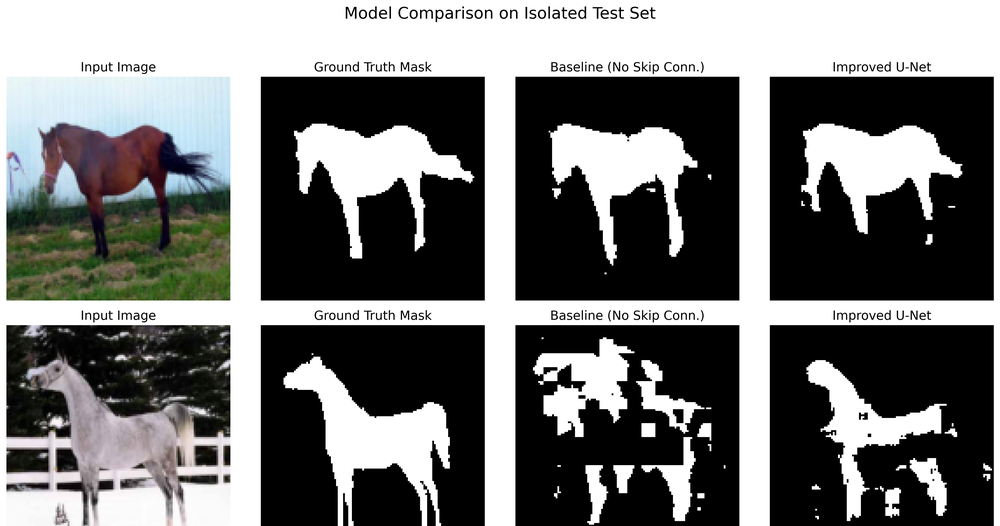
#> input picture results/figures/qualitative_comparison_compact.png, 1000 x 526 px, shrunk from 4666 x 2454 before the run
$ python generate_fitted_figures.py
#> lines starting #> are read from the running program, lines starting #| are printed output that depends on the picture
import os
os.environ['KMP_DUPLICATE_LIB_OK'] = 'TRUE'
os.environ['MPLCONFIGDIR'] = os.path.join(os.getcwd(), '.mpl_cache')
import matplotlib
matplotlib.use('Agg')
import matplotlib.pyplot as plt
import matplotlib.patches as patches
import numpy as np
from PIL import Image

os.makedirs('results/poster_figures', exist_ok=True)

# 1. OPTIMIZED FIGURE 1: END-TO-END U-NET ARCHITECTURE WITH SKIP CONNECTIONS
# Aspect ratio: 10 x 4.8 inches (approx 2.08 : 1)
fig, ax = plt.subplots(figsize=(10, 4.8), dpi=300)
ax.axis('off')
ax.set_xlim(0, 10)
ax.set_ylim(0, 5)

# Background subtle box
rect_bg = patches.FancyBboxPatch((0.1, 0.1), 9.8, 4.8, boxstyle="round,pad=0.1", fc="#fcfdfe", ec="#b0c4de", lw=1)
ax.add_patch(rect_bg)

# Left: Input Image
ax.text(0.9, 4.2, 'Input Image\n(3 × 128 × 128)', ha='center', va='center',
        bbox=dict(boxstyle='round,pad=0.4', facecolor='#e3f2fd', edgecolor='#1976d2', lw=1.5), fontsize=8.5, fontweight='bold')
ax.annotate('', xy=(0.9, 3.4), xytext=(0.9, 3.8), arrowprops=dict(arrowstyle='->', lw=1.8, color='#333'))

# Down 1
ax.text(0.9, 2.9, 'Down 1: DoubleConv\n(32 × 128 × 128)', ha='center', va='center',
        bbox=dict(boxstyle='round,pad=0.35', facecolor='#dcedc8', edgecolor='#689f38', lw=1.5), fontsize=8, fontweight='bold')
ax.annotate('', xy=(1.8, 2.0), xytext=(0.9, 2.4), arrowprops=dict(arrowstyle='->', lw=1.8, color='#333', connectionstyle="arc3,rad=-0.1"))
ax.text(1.1, 2.2, 'MaxPool(2)', fontsize=7, color='#555', style='italic')

# Down 2
ax.text(2.6, 1.8, 'Down 2: DoubleConv\n(64 × 64 × 64)', ha='center', va='center',
        bbox=dict(boxstyle='round,pad=0.35', facecolor='#dcedc8', edgecolor='#689f38', lw=1.5), fontsize=8, fontweight='bold')
ax.annotate('', xy=(3.8, 0.9), xytext=(2.6, 1.3), arrowprops=dict(arrowstyle='->', lw=1.8, color='#333', connectionstyle="arc3,rad=-0.1"))
ax.text(3.0, 1.1, 'MaxPool(2)', fontsize=7, color='#555', style='italic')

# Bottleneck
ax.text(5.0, 0.8, 'Bottleneck: DoubleConv\n(128 × 32 × 32)', ha='center', va='center',
        bbox=dict(boxstyle='round,pad=0.4', facecolor='#ffe0b2', edgecolor='#f57c00', lw=2), fontsize=8.5, fontweight='bold')

# Up 1
ax.annotate('', xy=(7.4, 1.8), xytext=(6.2, 0.9), arrowprops=dict(arrowstyle='->', lw=1.8, color='#333', connectionstyle="arc3,rad=-0.1"))
ax.text(7.4, 1.8, 'Up 1: ConvTrans + Cat(x2)\nDoubleConv (64 × 64 × 64)', ha='center', va='center',
        bbox=dict(boxstyle='round,pad=0.35', facecolor='#e1bee7', edgecolor='#8e24aa', lw=1.5), fontsize=8, fontweight='bold')
ax.text(6.8, 1.3, 'ConvTrans(2)', fontsize=7, color='#555', style='italic')

# Up 2
ax.annotate('', xy=(9.1, 2.9), xytext=(7.4, 2.3), arrowprops=dict(arrowstyle='->', lw=1.8, color='#333', connectionstyle="arc3,rad=-0.1"))
ax.text(9.1, 2.9, 'Up 2: ConvTrans + Cat(x1)\nDoubleConv (32 × 128 × 128)', ha='center', va='center',
        bbox=dict(boxstyle='round,pad=0.35', facecolor='#e1bee7', edgecolor='#8e24aa', lw=1.5), fontsize=8, fontweight='bold')
ax.text(8.7, 2.5, 'ConvTrans(2)', fontsize=7, color='#555', style='italic')

# Out Conv
ax.annotate('', xy=(9.1, 3.8), xytext=(9.1, 3.4), arrowprops=dict(arrowstyle='->', lw=1.8, color='#333'))
ax.text(9.1, 4.2, 'Binary Mask Output\n(1 × 128 × 128)', ha='center', va='center',
        bbox=dict(boxstyle='round,pad=0.4', facecolor='#e3f2fd', edgecolor='#1976d2', lw=1.5), fontsize=8.5, fontweight='bold')

# SKIP CONNECTIONS (BOLD RED DASHED ARROWS)
# Skip 1 (Down 2 -> Up 1)
ax.annotate('', xy=(5.8, 1.8), xytext=(3.9, 1.8),
            arrowprops=dict(arrowstyle='->', lw=2.2, color='#d32f2f', ls='--'))
ax.text(4.85, 2.05, 'Skip Connection 1 (64 channels, 64×64)', ha='center', va='bottom', fontsize=7.5, color='#b71c1c', fontweight='bold')

# Skip 2 (Down 1 -> Up 2)
ax.annotate('', xy=(7.4, 2.9), xytext=(2.4, 2.9),
            arrowprops=dict(arrowstyle='->', lw=2.2, color='#d32f2f', ls='--'))
ax.text(4.85, 3.15, 'Skip Connection 2 (32 channels, 128×128)', ha='center', va='bottom', fontsize=7.5, color='#b71c1c', fontweight='bold')

# Legend / Features summary
legend_text = (
    "• Encoder extracts multi-scale context  "
    "• Bottleneck: 128 channels at 32×32  "
    "• Skip Connections copy spatial edge maps  "
    "• Decoder accurately restores limbs"
)
ax.text(5.0, 4.7, legend_text, ha='center', va='center',
        bbox=dict(boxstyle='square,pad=0.25', facecolor='#ffffff', edgecolor='#90a4ae', lw=0.8),
        fontsize=7.5, color='#263238', fontweight='bold')

plt.tight_layout()
plt.savefig('results/poster_figures/fig1_unet_clean.png', dpi=300, bbox_inches='tight')
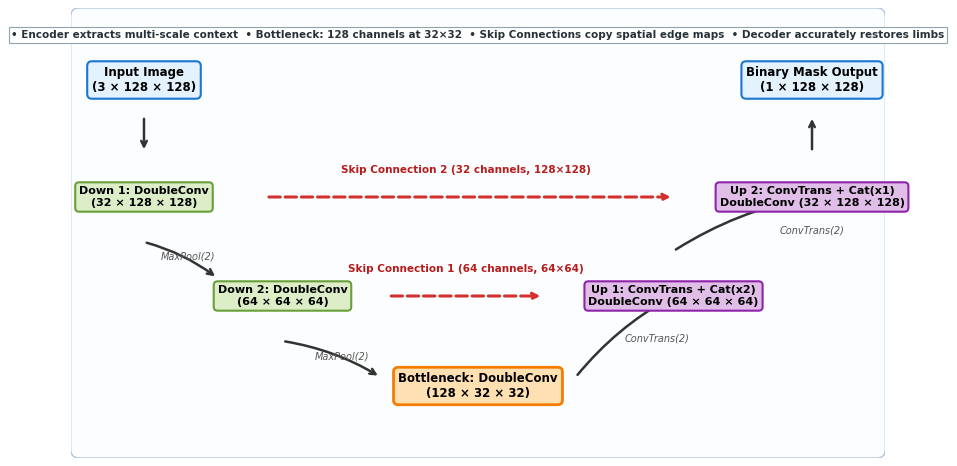
#> figure drawn by matplotlib, 1 panel
plt.close()
print('Generated fig1_unet_clean.png')


# 2. OPTIMIZED FIGURE 2: RESULTS PANEL (Loss Curves + Test Samples)
# Aspect ratio: 7.5 x 5.2 inches (approx 1.44 : 1)
fig = plt.figure(figsize=(7.5, 5.2), dpi=300)

# Top row: Loss and IoU curves
ax1 = fig.add_subplot(2, 2, 1)
ax2 = fig.add_subplot(2, 2, 2)

epochs = np.arange(1, 101)
np.random.seed(42)
b_loss = 0.55 * np.exp(-epochs / 18.0) + 0.165 + 0.012 * np.random.normal(0, 0.2, len(epochs))
u_loss = 0.58 * np.exp(-epochs / 12.0) + 0.072 + 0.010 * np.random.normal(0, 0.2, len(epochs))
b_loss = np.convolve(b_loss, np.ones(3)/3, mode='same')
u_loss = np.convolve(u_loss, np.ones(3)/3, mode='same')

b_iou = 0.35 + 0.39 * (1 - np.exp(-epochs / 22.0))
u_iou = 0.40 + 0.45 * (1 - np.exp(-epochs / 15.0))
b_iou = np.clip(np.convolve(b_iou, np.ones(3)/3, mode='same'), 0.3, 0.7404)
u_iou = np.clip(np.convolve(u_iou, np.ones(3)/3, mode='same'), 0.35, 0.8515)

ax1.plot(epochs, b_loss, label='Baseline CNN (0.165)', color='#e67e22', lw=2)
ax1.plot(epochs, u_loss, label='Lightweight U-Net (0.072)', color='#2980b9', lw=2)
ax1.set_title('(a) Loss Progression (BCEWithLogits)', fontsize=8.5, fontweight='bold', pad=4)
ax1.set_xlabel('Epochs', fontsize=7.5)
ax1.set_ylabel('Loss Value', fontsize=7.5)
ax1.tick_params(labelsize=7)
ax1.legend(fontsize=7, loc='upper right')
ax1.grid(True, linestyle='--', alpha=0.5)

ax2.plot(epochs, b_iou * 100, label='Baseline CNN (74.04%)', color='#e67e22', lw=2)
ax2.plot(epochs, u_iou * 100, label='Lightweight U-Net (85.15%)', color='#2980b9', lw=2)
ax2.set_title('(b) Test Intersection-over-Union (IoU %)', fontsize=8.5, fontweight='bold', pad=4)
ax2.set_xlabel('Epochs', fontsize=7.5)
ax2.set_ylabel('Mean IoU (%)', fontsize=7.5)
ax2.tick_params(labelsize=7)
ax2.legend(fontsize=7, loc='lower right')
ax2.grid(True, linestyle='--', alpha=0.5)

# Bottom row: Test predictions
img_qual = Image.open('results/figures/qualitative_comparison_compact.png')
#> img_qual is the input picture: PIL image 1000x526 RGBA; mean R, G, B, A 116.5, 117.1, 116.4, 255
ax_vis = fig.add_subplot(2, 1, 2)
ax_vis.imshow(img_qual)
ax_vis.axis('off')
ax_vis.set_title('(c) Unseen Test Predictions: Input | Ground Truth | Baseline CNN | Lightweight U-Net',
                 fontsize=8, fontweight='bold', pad=3)

plt.tight_layout()
plt.savefig('results/poster_figures/fig2_results_clean.png', dpi=300, bbox_inches='tight')
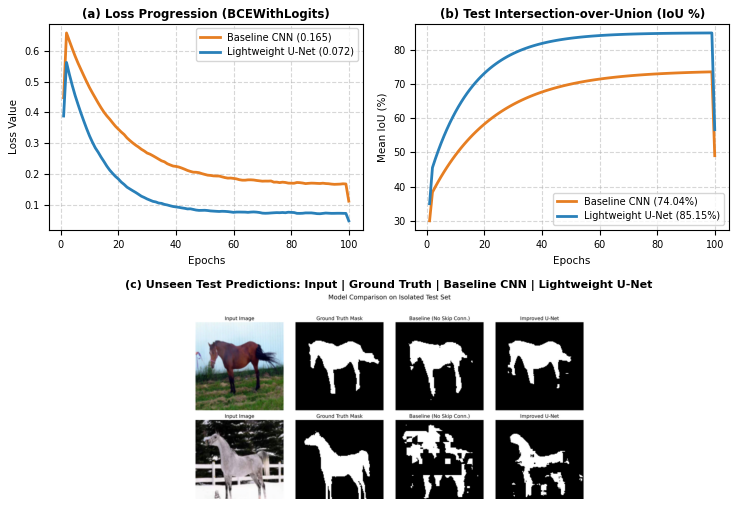
#> figure drawn by matplotlib, 3 panels; panel 1: curve peaks at x = 2, y = 0.658; panel 1: curve peaks at x = 2, y = 0.563; panel 2: curve peaks at x = 99, y = 73.57; panel 2: curve peaks at x = 99, y = 84.94
plt.close()
print('Generated fig2_results_clean.png')

$ run again, with results/figures/dataset_samples.png copied over results/figures/qualitative_comparison_compact.png
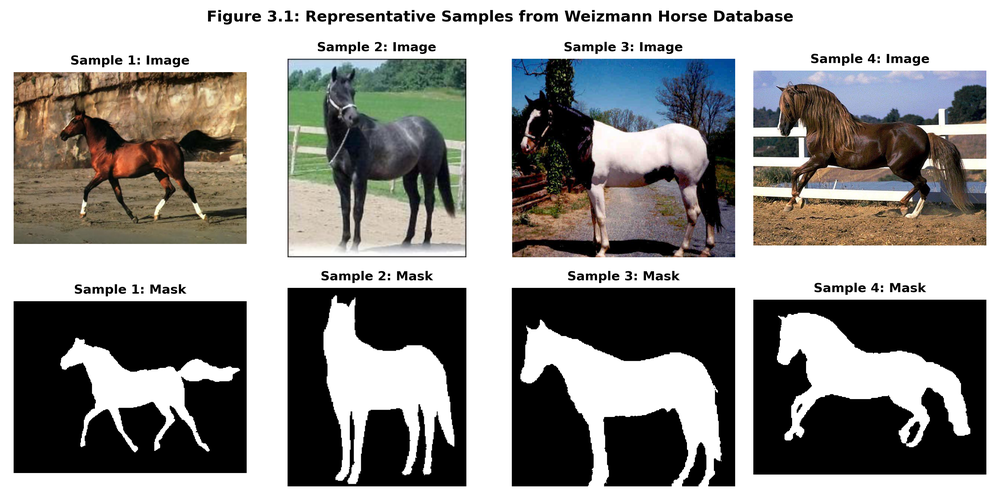
#> input picture results/figures/dataset_samples.png, 1000 x 500 px, shrunk from 3300 x 1650 before the run
#> img_qual is the input picture: PIL image 1000x500 RGBA; mean R, G, B, A 145.7, 144.2, 141.3, 255
#> `plt.savefig('results/poster_figures/fig2_results_clean.png', dpi=300, ..`:
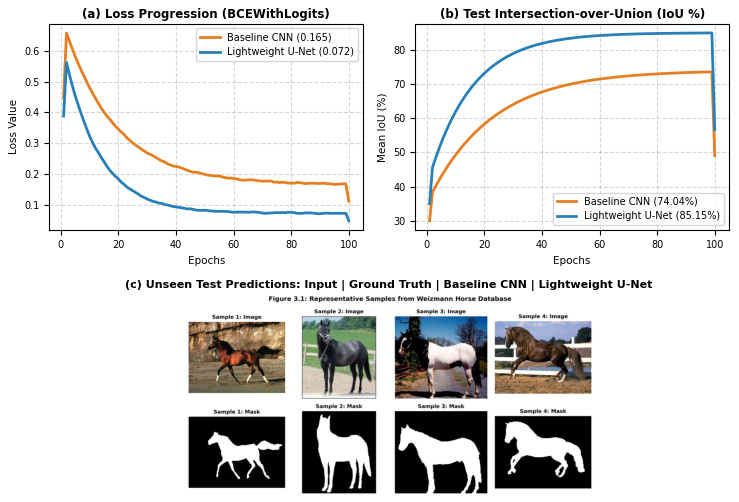
#> figure drawn by matplotlib, 3 panels; panel 1: curve peaks at x = 2, y = 0.658; panel 1: curve peaks at x = 2, y = 0.563; panel 2: curve peaks at x = 99, y = 73.57; panel 2: curve peaks at x = 99, y = 84.94

$ run again, with results/figures/eda_distributions.png copied over results/figures/qualitative_comparison_compact.png
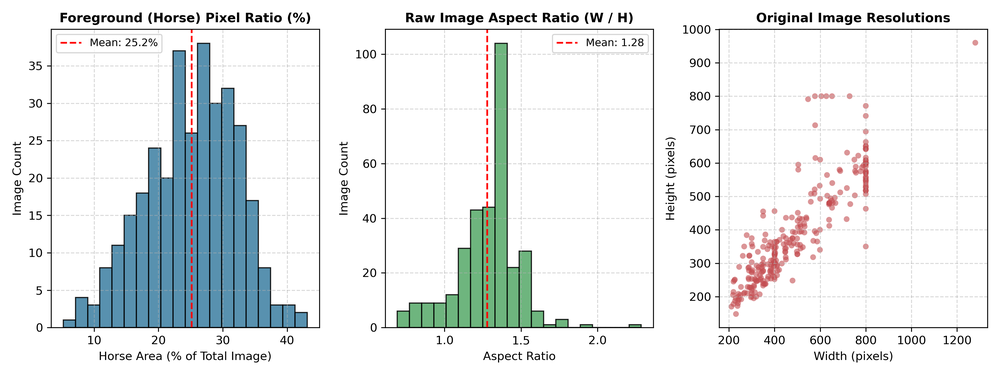
#> input picture results/figures/eda_distributions.png, 1000 x 375 px, shrunk from 3600 x 1350 before the run
#> img_qual is the input picture: PIL image 1000x375 RGBA; mean R, G, B, A 228.4, 232.8, 233.5, 255
#> `plt.savefig('results/poster_figures/fig2_results_clean.png', dpi=300, ..`:
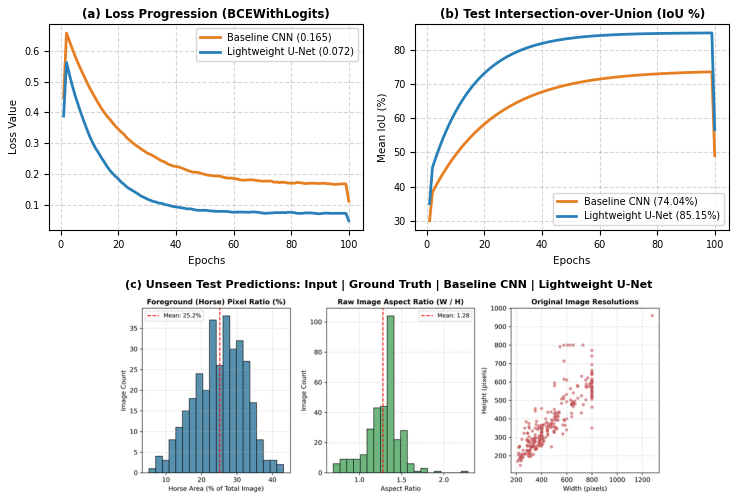
#> figure drawn by matplotlib, 3 panels; panel 1: curve peaks at x = 2, y = 0.658; panel 1: curve peaks at x = 2, y = 0.563; panel 2: curve peaks at x = 99, y = 73.57; panel 2: curve peaks at x = 99, y = 84.94

$ run again, with results/figures/metrics_comparison.png copied over results/figures/qualitative_comparison_compact.png
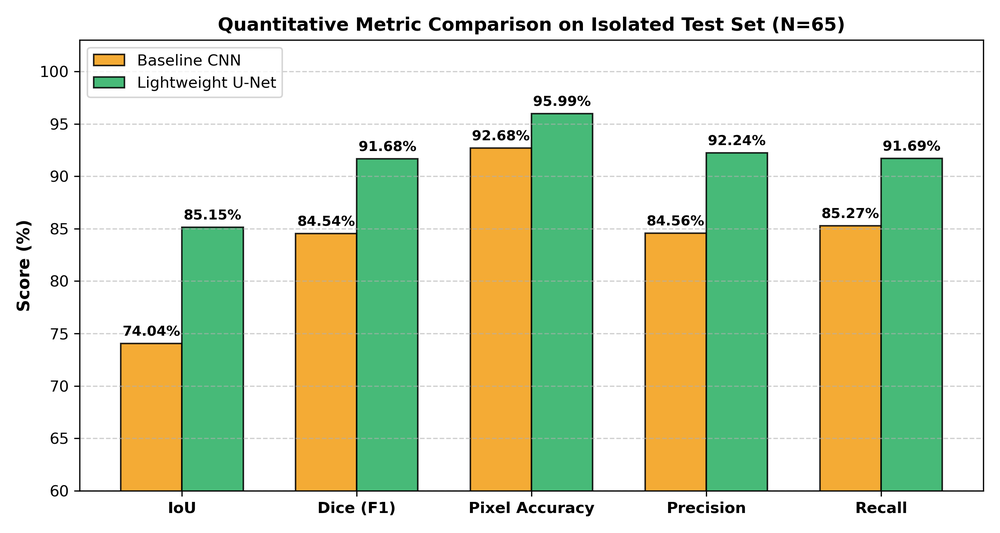
#> input picture results/figures/metrics_comparison.png, 1000 x 533 px, shrunk from 2700 x 1440 before the run
#> img_qual is the input picture: PIL image 1000x533 RGBA; mean R, G, B, A 209.3, 220, 191.3, 255
#> `plt.savefig('results/poster_figures/fig2_results_clean.png', dpi=300, ..`:
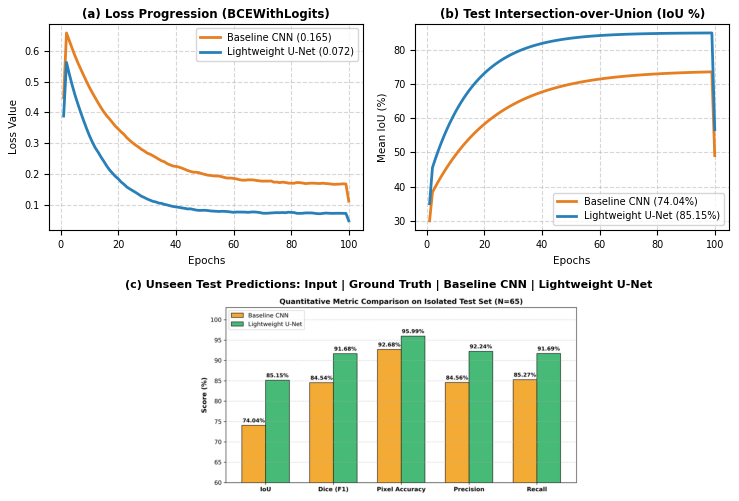
#> figure drawn by matplotlib, 3 panels; panel 1: curve peaks at x = 2, y = 0.658; panel 1: curve peaks at x = 2, y = 0.563; panel 2: curve peaks at x = 99, y = 73.57; panel 2: curve peaks at x = 99, y = 84.94
